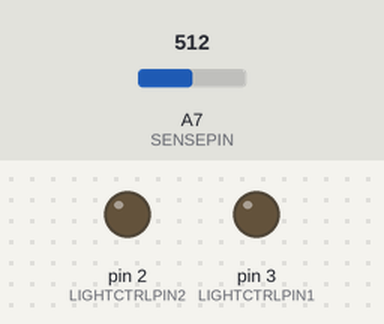
Bench run of a sketch on a simulated Arduino Nano, built with avr-gcc and run on an emulated ATmega328P. Shown: output pins drawn as LEDs (lit = HIGH). The inputs (shaded band) are chosen by the test bench; at power-on: A7 (SENSEPIN) = 512. Pins used as bus, display or sensor lines are not drawn.

Above: at 0.1 s.
At 2.6 s:
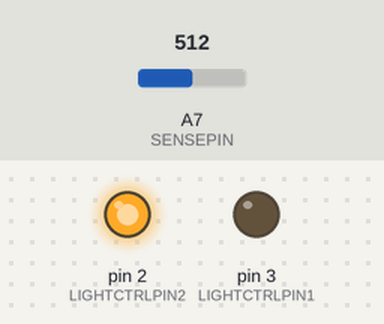
At 101.04 s:
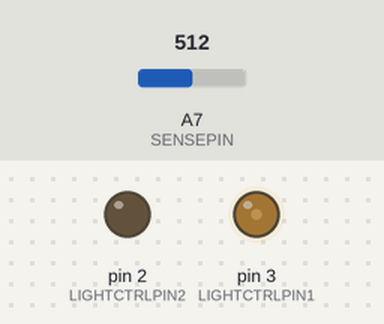
At 104.9 s:
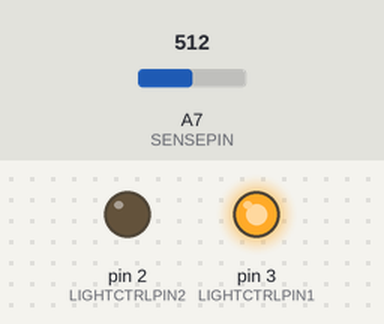
Timing chart, 0 to 106.4 s (numbered marks = the images above):
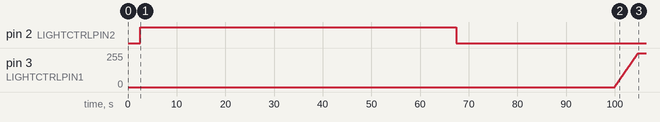

The sketch:

CMSM_Fort3_LightsAndSound.ino
```cpp
// Set up constants for the pins being used
#define SENSEPIN A7
#define SOUNDTRIGPIN 10

// I'd suggest naming these with the animals that they correspond to so it's easier to put them in the right order below
#define LIGHTCTRLPIN1 3
#define LIGHTCTRLPIN2 2

// Set up timing constants
#define TRIGGERSPACINGTIME_SEC 30
#define LIGHTFADETIME_MS 5000L
#define LIGHTONTIME_SEC 60

#define SOUNDSPACINGTIME_SEC 60

// Enter the number of lights/sounds being used
const int numLights = 2;
int lightCtrlPins[numLights] = {LIGHTCTRLPIN2, LIGHTCTRLPIN1}; // add comma separated pin numbers/constants. Must have "numLights" number of entries!
int lightIdx = 0; // start with the first light

void setup() {
  // Set up all the pins to the proper mode
  pinMode(SOUNDTRIGPIN, OUTPUT);
  pinMode(LIGHTCTRLPIN1, OUTPUT);
  pinMode(LIGHTCTRLPIN2, OUTPUT);
  //Serial.begin(9600);
  digitalWrite(SOUNDTRIGPIN, HIGH);
}

void loop() {
  //Serial.println(readSensorIn()); // for debugging if needed

  // look for a "trigger", specified by the function below
  if (isTriggered()) {

    // ramp the lights from off to on over a period of time, and use the specified pin to control the lights. MUST BE ANALOG WRITE CAPABLE PINS FOR THE DIMMING TO WORK!
    rampLights(lightCtrlPins[lightIdx]);

    // send a signal to the sound box to play a sound
    triggerSound();

    // leave the lights on for LIGHTSONTIME_SEC
    delay(LIGHTONTIME_SEC*1000L);

    // dim the light on the specified pin down to off
    dimLights(lightCtrlPins[lightIdx]);

    // move on to the next light
    lightIdx++;

    // uncomment this next block to enable additional sound/light combos, which run after the delay specified by SOUNDSPACINGTIME_SEC
    /*
    while (lightIdx < numLights) {
      delay(SOUNDSPACINGTIME_SEC*1000L);
      rampLights(lightCtrlPins[lightIdx]);
      triggerSound();
      delay(LIGHTONTIME_SEC*1000L);
      dimLights(lightCtrlPins[lightIdx]);
      lightIdx++;
    }
    lightIdx = 0;
    */

    // if we've gotten to the last light, start over
    if (lightIdx >= numLights) {
      lightIdx = 0;
    }

    // Wait some period of time after the lights turn off before looking for the next trigger
    delay(TRIGGERSPACINGTIME_SEC*1000L);
  }
  // don't overdo the sampling rate, this will be around 9 Hz when the delay between sensor readings is taken into account
  delay(10);
}

int readSensorIn() {
  int numSamples = 20;
  int sumSamples = 0;
  for (int i = 0; i < numSamples; i++) {
    sumSamples += analogRead(SENSEPIN);
    delay(5);
  }
  //Serial.println(sumSamples); // for debugging if needed
  float invDist = map(sumSamples/numSamples, 266, 634, 50, 150); // estimated from https://www.exploringarduino.com/wp-content/uploads/2013/06/GP2Y0A-datasheet.pdf page 5 using 1/(10*mm)
  return 254.0/(invDist); // convert to inches and return
}

void rampLights(int ctrlPin) {
  long msPerStep = LIGHTFADETIME_MS/255L;
  for (int i = 0; i <= 255; i++) {
    analogWrite(ctrlPin, i);
    delay(msPerStep);
  }
}

void dimLights(int ctrlPin) {
  long msPerStep = LIGHTFADETIME_MS/255L;
  for (int i = 255; i >= 0; i--) {
    analogWrite(ctrlPin, i);
    delay(msPerStep);
  }
}

void triggerSound() {
  // the audio box is active low
  digitalWrite(SOUNDTRIGPIN, LOW);
  delay(10);
  digitalWrite(SOUNDTRIGPIN, HIGH);
}

bool isTriggered() {
  int distance = readSensorIn();
  return (distance < 30) && (distance > 0); // look for something closer than 30 inches. The sensor response curve returns < 0 for distances outside the range, so ignore those too
}
```

Measured:
- by itself, pin 2 (LIGHTCTRLPIN2): LOW → HIGH at 2.5 s, → LOW 64.9 s later
- by itself, pin 3 (LIGHTCTRLPIN1): moves from 0/255 to 255/255 over 4.8 s
